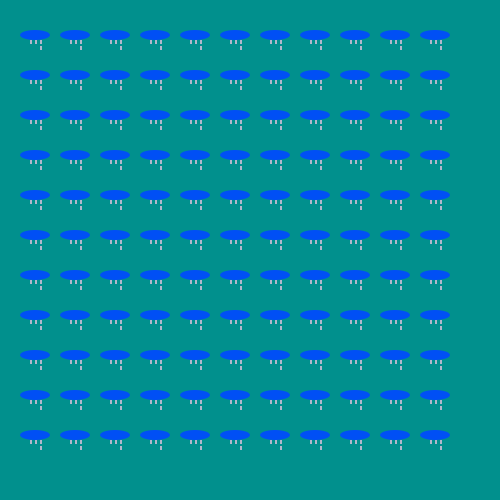
Frame 1 (no input)
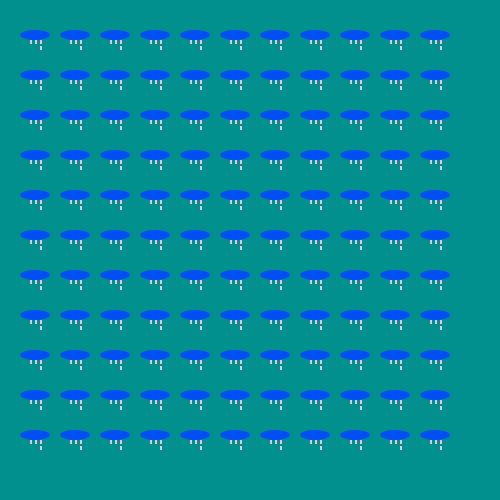
Frame 2 (the mouse pressed at the canvas centre, redrawn once)

The Processing sketch that drew these frames (run headless with seeded random() and noise(); the mouse was pressed at the canvas centre and the sketch redrawn once):

// Processing sketch: processing_83702
// ── processing_83702.pde



void setup()
{
  size(500, 500);
  background(#01908D);
  smooth();
  noStroke();
  fill(#004FF5);
}

void draw()
{ 
  for (int posx=35; posx<= 470; posx= posx+40)
    for (int posy=35; posy<= 470; posy=posy+40)   
      ellipse(posx, posy, 30, 10);


  fill(#FCC9E7,180);
for (int posx=40; posx<= 450; posx= posx+40)
    for (int posy=40; posy<= 450; posy=posy+40)   
        rect( posx,posy,2,4);

for (int posx=40; posx<= 450; posx= posx+40)
    for (int posy=40; posy<= 450; posy=posy+40)   
        rect( posx,posy+6,2,4);

for (int posx=40; posx<= 450; posx= posx+40)
    for (int posy=40; posy<= 450; posy=posy+40)   
        rect( posx-5,posy,2,4);
        
        for (int posx=40; posx<= 450; posx= posx+40)
    for (int posy=40; posy<= 450; posy=posy+40)   
        rect( posx-10,posy,2,4);
noFill();
  noLoop();
}
